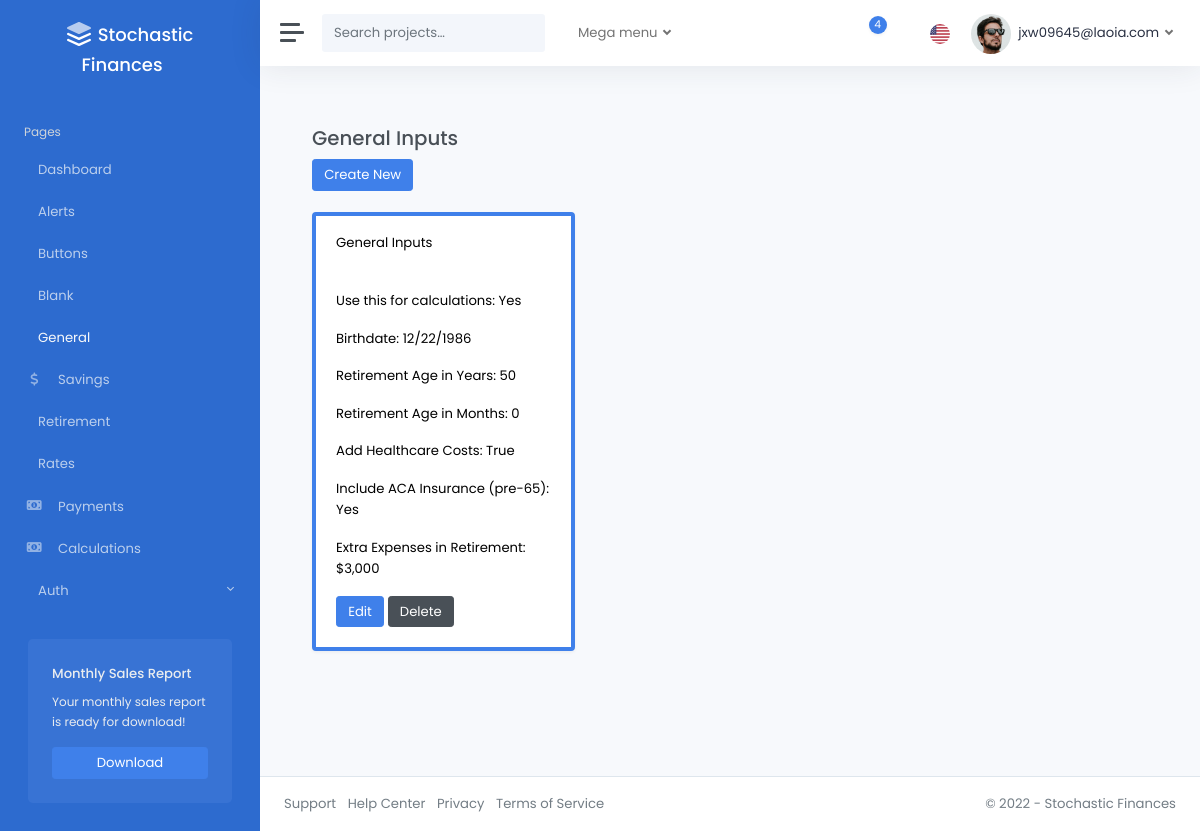
/general/ (signed in), run on an earlier commit of the app's database.
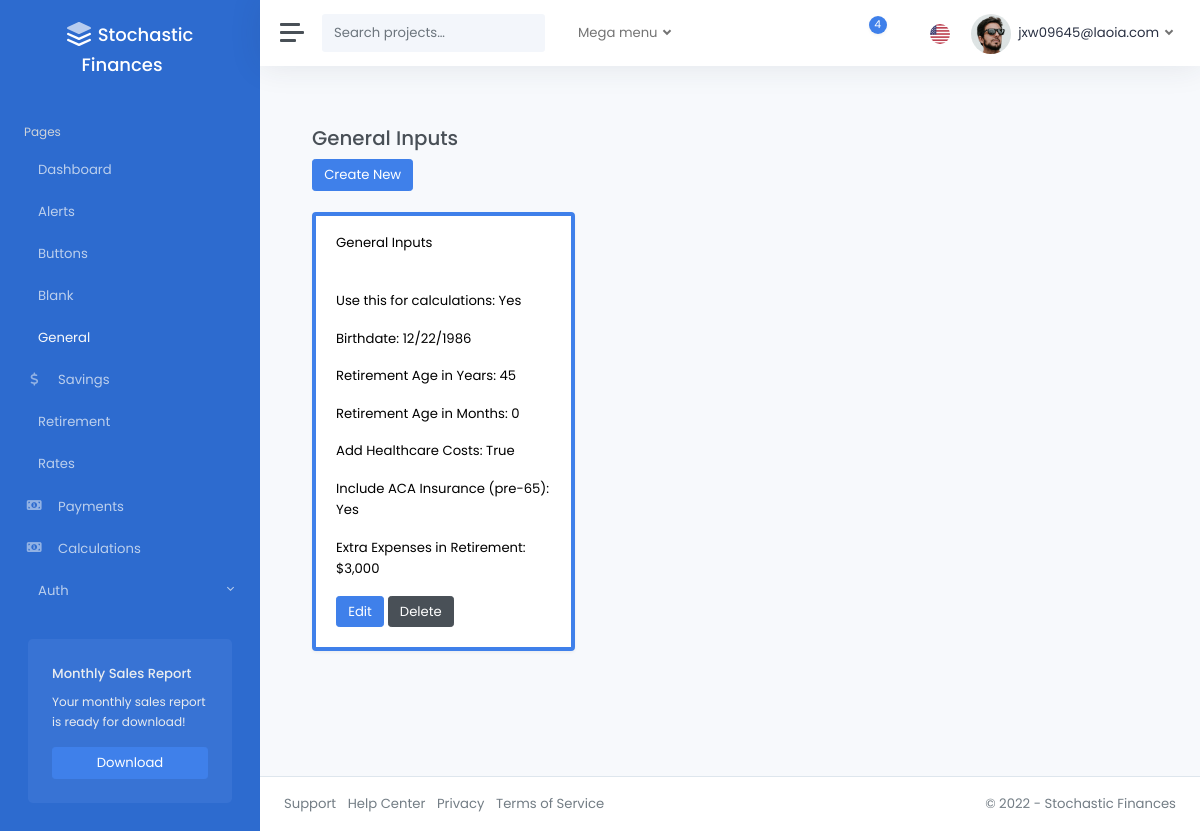
And on a later commit of the database.
### pages/models.py (models this page shows)
class GeneralInputsModel(models.Model):
    is_active = models.BooleanField(
        default=False,
    )
    birthdate = models.DateField(
        validators=[validate_range_birthdate],
    )
    retirement_age_yrs = models.IntegerField(
        validators=[validate_range_age_yrs],
    )
    retirement_age_mos = models.IntegerField(
        validators=[validate_range_age_mos],
    )
    add_healthcare = models.BooleanField(
        default=False,
    )
    include_pre_medicare_insurance = models.BooleanField(
        default=False,
    )
    add_medical_bills = models.BooleanField(
        default=False,
    )
    monthly_medical_bills = models.FloatField(
        validators=[validate_monthly_medical_bills, decimal_validator],
        default=0,
    )
    retirement_extra_expenses = models.FloatField(
        validators=[validate_retirement_extra_expenses, decimal_validator],
        default=0,
    )
    created_by = models.ForeignKey(
        CustomUser,
        related_name="general_inputs",
        on_delete=models.CASCADE,
        null=True,
        blank=True,
    )
    modified_at = models.DateTimeField(auto_now=True)
    class Meta:
        verbose_name_plural = "General_Inputs"

### pages/views.py (the view)
# urls.py: path("general/", general_inputs_dashboard, name="general_inputs_dashboard"),
@login_required
def general_inputs_dashboard(request):
    general_inputs_models = GeneralInputsModel.objects.filter(created_by=request.user)
    return render(
        request,
        "pages/general_inputs.html",
        {"general_inputs": general_inputs_models},
    )

### templates/pages/general_inputs.html (shortened to what this page needs)
{% extends 'layouts/_base.html' %}
{% load static %}
{% block content %}
<div class="container">
  <br />
  <h3>General Inputs</h3>
  <div>
    <a href="{% url 'general_inputs_create'%}" class="btn btn-primary">Create New</a>
  </div>
  <br />
  <div class="row">
    {% for item in general_inputs %}
      <div class="col-md-4">
        <div class="card shadow {% if item.is_active %}border-primary{% else %}border-dark{% endif %} mb-3 text-black" style="border-width: {% if item.is_active %}4px{% else %}3px{% endif %};">
          <div class="card-header">General Inputs</div>
          <div class="card-body">
            <p class="card-text">Use this for calculations: {{ item.is_active|yesno|title }}</p>
            <p class="card-text">Birthdate: {{ item.birthdate|date:"n/j/Y" }}</p>
            <p class="card-text">Retirement Age in Years: {{ item.retirement_age_yrs }}</p>
            <p class="card-text">Retirement Age in Months: {{ item.retirement_age_mos }}</p>
            <p class="card-text">Add Healthcare Costs: {{ item.add_healthcare }}</p>
            {% if item.add_healthcare %}
            <p class="card-text">Include ACA Insurance (pre-65): {{ item.include_pre_medicare_insurance|yesno:"Yes,No" }}</p>
            {% endif %}
            <p class="card-text">Extra Expenses in Retirement: ${{ item.retirement_extra_expenses|floatformat:"0g" }}</p>
            <a href="{% url 'general_inputs_edit' item.id %}" class="btn btn-primary">Edit</a>
            <a href="{% url 'general_inputs_delete' item.id %}" class="btn btn-secondary">Delete</a>
          </div>
        </div>
      </div>
    {% endfor %}
  </div>
</div>
{% endblock %}

What changed in the data, as far as the page shows it:
changed GeneralInputsModel "Yes": retirement_age_yrs "50" → "45"
